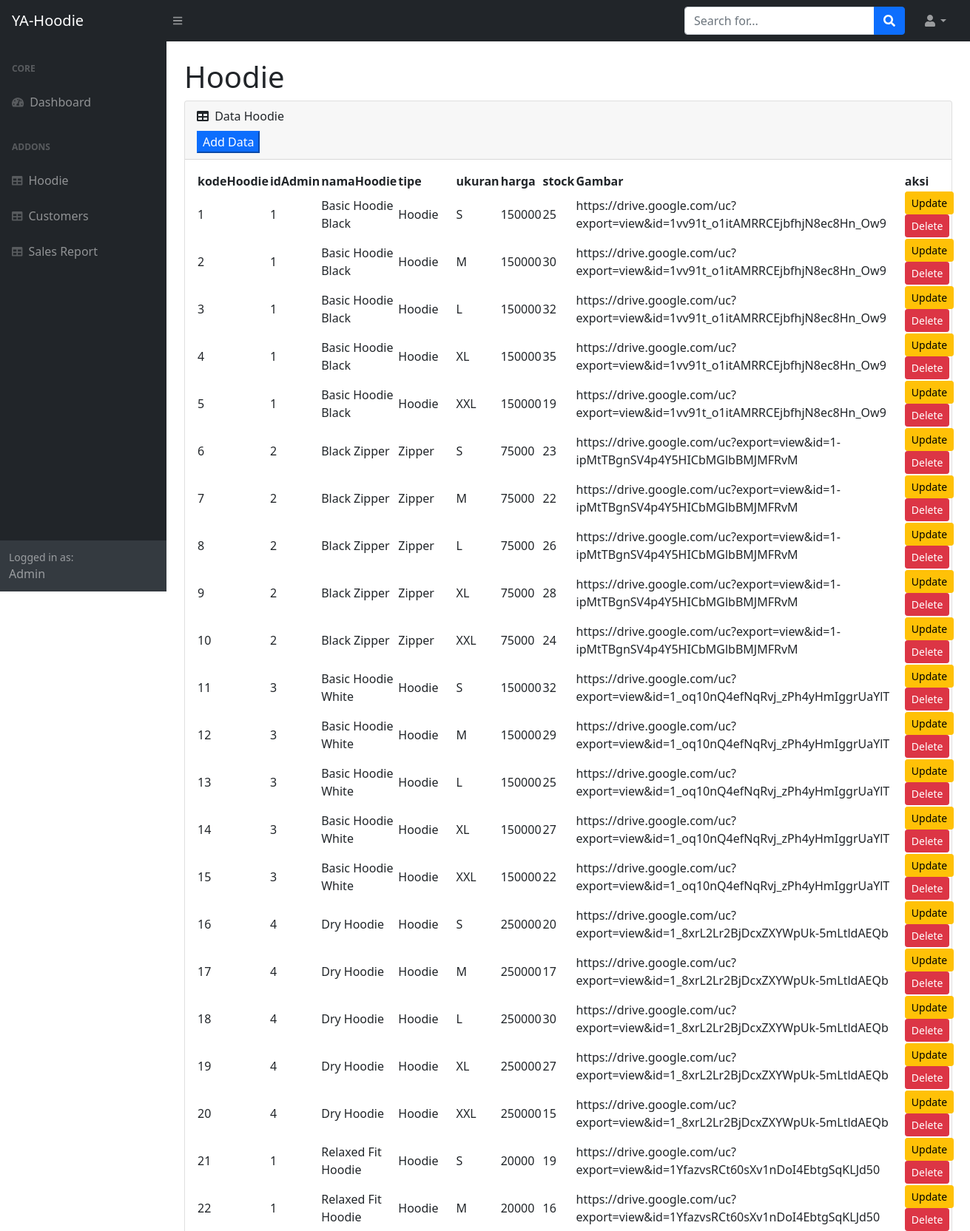
The page /yahoodie/dataHoodie.php (upper part) on the database its author committed.
### tables this page shows
CREATE TABLE `hoodie` (
  `kodeHoodie` int NOT NULL,
  `idAdmin` int NOT NULL,
  `namaHoodie` varchar(255) NOT NULL,
  `tipe` varchar(255) NOT NULL,
  `ukuran` varchar(255) NOT NULL,
  `harga` varchar(255) NOT NULL,
  `stock` varchar(255) NOT NULL,
  `gambar` varchar(255) DEFAULT NULL
);

### yahoodie/dataHoodie.php (the view, shortened to what this page needs)
<?php
    include 'db.php';
?>
<!DOCTYPE html>
<html lang="en">
    <head>
        <link href="https://cdn.jsdelivr.net/npm/simple-datatables@latest/dist/style.css" rel="stylesheet" />
        <link href="css/styles-sb-admin.css" rel="stylesheet" />
    </head>
    <body class="sb-nav-fixed">
        <nav class="sb-topnav navbar navbar-expand navbar-dark bg-dark">
            <a class="navbar-brand ps-3" href="dashboardAd.php">YA-Hoodie</a>
            <button class="btn btn-link btn-sm order-1 order-lg-0 me-4 me-lg-0" id="sidebarToggle" href="#!"><i class="fas fa-bars"></i></button>
            <form class="d-none d-md-inline-block form-inline ms-auto me-0 me-md-3 my-2 my-md-0">
                <div class="input-group">
                    <input class="form-control" type="text" placeholder="Search for..." aria-label="Search for..." aria-describedby="btnNavbarSearch" />
                    <button class="btn btn-primary" id="btnNavbarSearch" type="button"><i class="fas fa-search"></i></button>
                </div>
            </form>
            <ul class="navbar-nav ms-auto ms-md-0 me-3 me-lg-4">
                <li class="nav-item dropdown">
                    <a class="nav-link dropdown-toggle" id="navbarDropdown" href="#" role="button" data-bs-toggle="dropdown" aria-expanded="false"><i class="fas fa-user fa-fw"></i></a>
                </li>
            </ul>
        </nav>
        <div id="layoutSidenav">
            <div id="layoutSidenav_nav">
                <nav class="sb-sidenav accordion sb-sidenav-dark" id="sidenavAccordion">
                    <div class="sb-sidenav-menu">
                        <div class="nav">
                            <div class="sb-sidenav-menu-heading">Core</div>
                            <a class="nav-link" href="dashboardAd.php">
                                <div class="sb-nav-link-icon"><i class="fas fa-tachometer-alt"></i></div>
                                Dashboard
                            </a>
                            <div class="sb-sidenav-menu-heading">Addons</div>
                            <a class="nav-link" href="dataHoodie.php">
                                <div class="sb-nav-link-icon"><i class="fas fa-table"></i></div>
                                Hoodie
                            </a>
                            <a class="nav-link" href="dataPelanggan.php">
                                <div class="sb-nav-link-icon"><i class="fas fa-table"></i></div>
                                Customers
                            </a>
                            <a class="nav-link" href="dataPembelian.php">
                                <div class="sb-nav-link-icon"><i class="fas fa-table"></i></div>
                                Sales Report
                            </a>
                        </div>
                    </div>
                    <div class="sb-sidenav-footer">
                        <div class="small">Logged in as:</div>
                        Admin
                    </div>
                </nav>
            </div>
            <div id="layoutSidenav_content">
                <main>
                    <div class="container-fluid px-4">
                        <h1 class="mt-4">Hoodie</h1>
                            <div class="card mb-4">
                                <div class="card-header">
                                    <i class="fas fa-table me-1"></i>
                                    Data Hoodie
                                    <a href="addData.php"> <button type="button" class='btn-primary btn-md'> Add Data </button></a>
                                </div>
                                    <div class="card-body">
                                        <table id="datatablesSimple">
                                            <thead>
                                                <tr>
                                                    <th>kodeHoodie</th>
                                                    <th>idAdmin</th>
                                                    <th>namaHoodie</th>
                                                    <th>tipe</th>
                                                    <th>ukuran</th>
                                                    <th>harga</th>
                                                    <th>stock</th>
                                                    <th>Gambar</th>
                                                    <th>aksi</th>
                                                </tr>
                                            </thead>
                                            <tbody>
                                                <?php
                                                    $sqlGet = "SELECT * FROM hoodie";
                                                    $query = mysqli_query($mysqli, $sqlGet);
                                                    while($data = mysqli_fetch_array($query)){
                                                        echo "
                                                            <tr>
                                                                <td>$data[kodeHoodie]</td>
                                                                <td>$data[idAdmin]</td>
                                                                <td>$data[namaHoodie]</td>
                                                                <td>$data[tipe]</td>
                                                                <td>$data[ukuran]</td>
                                                                <td>$data[harga]</td>
                                                                <td>$data[stock]</td>
                                                                <td>$data[gambar]</td>
                                                                <td>
                                                                    <div class='row'>
                                                                        <div class='col'>
                                                                            <a href='updateData.php?kodeHoodie=$data[kodeHoodie]' class='btn btn-sm btn-warning'>Update</a>
                                                                        </div>
                                                                        <div class='col'>
                                                                            <a href='deleteData.php?kodeHoodie=$data[kodeHoodie]' class='btn btn-sm btn-danger'>Delete</a>
                                                                        </div>
                                                                    </div>
                                                                </td>
                                                            </tr>
                                                        ";
                                                    }
                                                ?>
                                            </tbody>
                                        </table>
                                    </div>
                            </div>
                    </div>
                </main>
            </div>
        </div>
    </body>
</html>

### rows shown on the page
hoodie: kodeHoodie "1", idAdmin "1", namaHoodie "Basic Hoodie Black", tipe "Hoodie", ukuran "S", harga "150000", stock "25", gambar "https://drive.google.com/uc?export=view&id=1vv91t_o1itAMRRCEjbfhjN8ec8Hn_Ow9"
hoodie: kodeHoodie "2", idAdmin "1", namaHoodie "Basic Hoodie Black", tipe "Hoodie", ukuran "M", harga "150000", stock "30", gambar "https://drive.google.com/uc?export=view&id=1vv91t_o1itAMRRCEjbfhjN8ec8Hn_Ow9"
hoodie: kodeHoodie "3", idAdmin "1", namaHoodie "Basic Hoodie Black", tipe "Hoodie", ukuran "L", harga "150000", stock "32", gambar "https://drive.google.com/uc?export=view&id=1vv91t_o1itAMRRCEjbfhjN8ec8Hn_Ow9"
hoodie: kodeHoodie "4", idAdmin "1", namaHoodie "Basic Hoodie Black", tipe "Hoodie", ukuran "XL", harga "150000", stock "35", gambar "https://drive.google.com/uc?export=view&id=1vv91t_o1itAMRRCEjbfhjN8ec8Hn_Ow9"
hoodie: kodeHoodie "5", idAdmin "1", namaHoodie "Basic Hoodie Black", tipe "Hoodie", ukuran "XXL", harga "150000", stock "19", gambar "https://drive.google.com/uc?export=view&id=1vv91t_o1itAMRRCEjbfhjN8ec8Hn_Ow9"
hoodie: kodeHoodie "6", idAdmin "2", namaHoodie "Black Zipper", tipe "Zipper", ukuran "S", harga "75000", stock "23", gambar "https://drive.google.com/uc?export=view&id=1-ipMtTBgnSV4p4Y5HICbMGlbBMJMFRvM"
hoodie: kodeHoodie "7", idAdmin "2", namaHoodie "Black Zipper", tipe "Zipper", ukuran "M", harga "75000", stock "22", gambar "https://drive.google.com/uc?export=view&id=1-ipMtTBgnSV4p4Y5HICbMGlbBMJMFRvM"
hoodie: kodeHoodie "8", idAdmin "2", namaHoodie "Black Zipper", tipe "Zipper", ukuran "L", harga "75000", stock "26", gambar "https://drive.google.com/uc?export=view&id=1-ipMtTBgnSV4p4Y5HICbMGlbBMJMFRvM"
hoodie: kodeHoodie "9", idAdmin "2", namaHoodie "Black Zipper", tipe "Zipper", ukuran "XL", harga "75000", stock "28", gambar "https://drive.google.com/uc?export=view&id=1-ipMtTBgnSV4p4Y5HICbMGlbBMJMFRvM"
hoodie: kodeHoodie "10", idAdmin "2", namaHoodie "Black Zipper", tipe "Zipper", ukuran "XXL", harga "75000", stock "24", gambar "https://drive.google.com/uc?export=view&id=1-ipMtTBgnSV4p4Y5HICbMGlbBMJMFRvM"
hoodie: kodeHoodie "11", idAdmin "3", namaHoodie "Basic Hoodie White", tipe "Hoodie", ukuran "S", harga "150000", stock "32", gambar "https://drive.google.com/uc?export=view&id=1_oq10nQ4efNqRvj_zPh4yHmIggrUaYlT"
hoodie: kodeHoodie "12", idAdmin "3", namaHoodie "Basic Hoodie White", tipe "Hoodie", ukuran "M", harga "150000", stock "29", gambar "https://drive.google.com/uc?export=view&id=1_oq10nQ4efNqRvj_zPh4yHmIggrUaYlT"
hoodie: kodeHoodie "13", idAdmin "3", namaHoodie "Basic Hoodie White", tipe "Hoodie", ukuran "L", harga "150000", stock "25", gambar "https://drive.google.com/uc?export=view&id=1_oq10nQ4efNqRvj_zPh4yHmIggrUaYlT"
hoodie: kodeHoodie "14", idAdmin "3", namaHoodie "Basic Hoodie White", tipe "Hoodie", ukuran "XL", harga "150000", stock "27", gambar "https://drive.google.com/uc?export=view&id=1_oq10nQ4efNqRvj_zPh4yHmIggrUaYlT"
hoodie: kodeHoodie "15", idAdmin "3", namaHoodie "Basic Hoodie White", tipe "Hoodie", ukuran "XXL", harga "150000", stock "22", gambar "https://drive.google.com/uc?export=view&id=1_oq10nQ4efNqRvj_zPh4yHmIggrUaYlT"
hoodie: kodeHoodie "16", idAdmin "4", namaHoodie "Dry Hoodie", tipe "Hoodie", ukuran "S", harga "250000", stock "20", gambar "https://drive.google.com/uc?export=view&id=1_8xrL2Lr2BjDcxZXYWpUk-5mLtldAEQb"
hoodie: kodeHoodie "17", idAdmin "4", namaHoodie "Dry Hoodie", tipe "Hoodie", ukuran "M", harga "250000", stock "17", gambar "https://drive.google.com/uc?export=view&id=1_8xrL2Lr2BjDcxZXYWpUk-5mLtldAEQb"
hoodie: kodeHoodie "18", idAdmin "4", namaHoodie "Dry Hoodie", tipe "Hoodie", ukuran "L", harga "250000", stock "30", gambar "https://drive.google.com/uc?export=view&id=1_8xrL2Lr2BjDcxZXYWpUk-5mLtldAEQb"
hoodie: kodeHoodie "19", idAdmin "4", namaHoodie "Dry Hoodie", tipe "Hoodie", ukuran "XL", harga "250000", stock "27", gambar "https://drive.google.com/uc?export=view&id=1_8xrL2Lr2BjDcxZXYWpUk-5mLtldAEQb"
hoodie: kodeHoodie "20", idAdmin "4", namaHoodie "Dry Hoodie", tipe "Hoodie", ukuran "XXL", harga "250000", stock "15", gambar "https://drive.google.com/uc?export=view&id=1_8xrL2Lr2BjDcxZXYWpUk-5mLtldAEQb"
hoodie: kodeHoodie "21", idAdmin "1", namaHoodie "Relaxed Fit Hoodie", tipe "Hoodie", ukuran "S", harga "20000", stock "19", gambar "https://drive.google.com/uc?export=view&id=1YfazvsRCt60sXv1nDoI4EbtgSqKLJd50"
hoodie: kodeHoodie "22", idAdmin "1", namaHoodie "Relaxed Fit Hoodie", tipe "Hoodie", ukuran "M", harga "20000", stock "16", gambar "https://drive.google.com/uc?export=view&id=1YfazvsRCt60sXv1nDoI4EbtgSqKLJd50"
